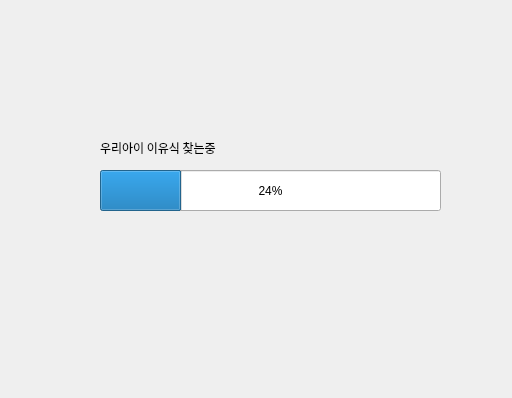
<?xml version="1.0" encoding="UTF-8"?>
<ui version="4.0">
 <class>Dialog</class>
 <widget class="QDialog" name="Dialog">
  <property name="geometry">
   <rect>
    <x>0</x>
    <y>0</y>
    <width>512</width>
    <height>398</height>
   </rect>
  </property>
  <property name="windowTitle">
   <string>모두의 이유식</string>
  </property>
  <property name="windowIcon">
   <iconset>
    <normalon>food.png</normalon>
   </iconset>
  </property>
  <widget class="QProgressBar" name="progressBar">
   <property name="geometry">
    <rect>
     <x>100</x>
     <y>170</y>
     <width>341</width>
     <height>41</height>
    </rect>
   </property>
   <property name="value">
    <number>24</number>
   </property>
  </widget>
  <widget class="QLabel" name="label">
   <property name="geometry">
    <rect>
     <x>100</x>
     <y>140</y>
     <width>181</width>
     <height>16</height>
    </rect>
   </property>
   <property name="font">
    <font>
     <family>나눔스퀘어OTF_ac Light</family>
    </font>
   </property>
   <property name="text">
    <string>우리아이 이유식 찾는중</string>
   </property>
  </widget>
 </widget>
 <resources/>
 <connections/>
</ui>
